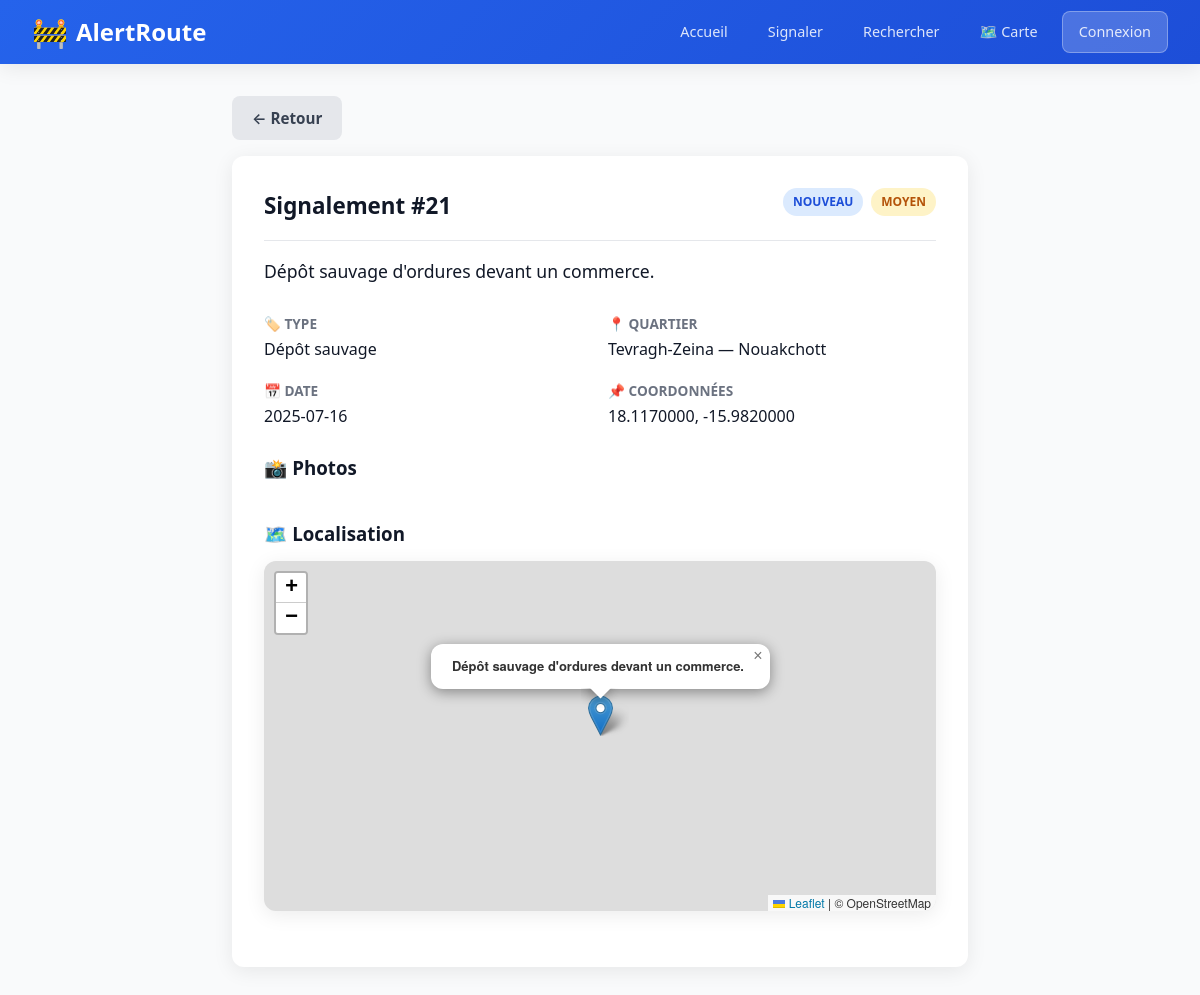
The app's page /report_details.php?id=21 with its own data.
### tables this page shows
CREATE TABLE signalement (
  id                INT UNSIGNED AUTO_INCREMENT PRIMARY KEY,
  description       TEXT NOT NULL,
  date_signalement  DATE NOT NULL,
  type_probleme_id  INT UNSIGNED,
  photo_id          INT UNSIGNED DEFAULT NULL,
  photo_id2         INT UNSIGNED DEFAULT NULL,
  photo_id3         INT UNSIGNED DEFAULT NULL,
  quartier_id       INT UNSIGNED,
  etat              ENUM('nouveau','en_cours','resolu','rejete') NOT NULL DEFAULT 'nouveau',
  niveau_de_gravite ENUM('faible','moyen','eleve') NOT NULL DEFAULT 'faible',
  latitude          DECIMAL(10,7),
  longitude         DECIMAL(10,7),
  utilisateur_id    INT UNSIGNED DEFAULT NULL,
  image_path        VARCHAR(500) DEFAULT NULL,
  FOREIGN KEY (type_probleme_id) REFERENCES typeprobleme(id) ON DELETE SET NULL,
  FOREIGN KEY (quartier_id)      REFERENCES quartier(id)      ON DELETE SET NULL,
  FOREIGN KEY (photo_id)         REFERENCES photo(id)          ON DELETE SET NULL,
  FOREIGN KEY (photo_id2)        REFERENCES photo(id)          ON DELETE SET NULL,
  FOREIGN KEY (photo_id3)        REFERENCES photo(id)          ON DELETE SET NULL
);

CREATE TABLE typeprobleme (
  id   INT UNSIGNED AUTO_INCREMENT PRIMARY KEY,
  nom  VARCHAR(100) NOT NULL UNIQUE
);

CREATE TABLE quartier (
  id        INT UNSIGNED AUTO_INCREMENT PRIMARY KEY,
  nom       VARCHAR(100) NOT NULL,
  ville_id  INT UNSIGNED NOT NULL,
  latitude  DECIMAL(10,7),
  longitude DECIMAL(10,7),
  FOREIGN KEY (ville_id) REFERENCES ville(id) ON DELETE CASCADE
);

CREATE TABLE ville (
  id   INT UNSIGNED AUTO_INCREMENT PRIMARY KEY,
  nom  VARCHAR(100) NOT NULL UNIQUE
);

### config.php (called while the page is built, shortened)
<?php
function isLoggedIn() {
    return isset($_SESSION['user_id']);
}
function sanitize($str) {
    return htmlspecialchars(trim($str), ENT_QUOTES, 'UTF-8');
}
?>

### report_details.php (the view, shortened to what this page needs)
<?php require_once 'config.php';
$id = intval($_GET['id'] ?? 0);
$stmt = $pdo->prepare("
    SELECT s.*, t.nom AS type_probleme, q.nom AS quartier, v.nom AS ville,
           p.url AS photo_url, p2.url AS photo2_url, p3.url AS photo3_url
    FROM signalement s
    LEFT JOIN typeprobleme t ON t.id = s.type_probleme_id
    LEFT JOIN quartier q ON q.id = s.quartier_id
    LEFT JOIN ville v ON v.id = q.ville_id
    LEFT JOIN photo p ON p.id = s.photo_id
    LEFT JOIN photo p2 ON p2.id = s.photo_id2
    LEFT JOIN photo p3 ON p3.id = s.photo_id3
    WHERE s.id = ?
");
$stmt->execute([$id]);
$s = $stmt->fetch();
?>
<!DOCTYPE html>
<html lang="fr">
<head>
    <link rel="stylesheet" href="css/style.css">
    <link rel="stylesheet" href="https://unpkg.com/leaflet@1.9.4/dist/leaflet.css">
</head>
<body>
<div class="navbar">
    <a href="index.php" class="logo"><span>🚧</span> AlertRoute</a>
    <nav>
        <a href="index.php">Accueil</a>
        <a href="formulaire.php">Signaler</a>
        <a href="search.php">Rechercher</a>
        <a href="alertlocal.php">🗺️ Carte</a>
        <?php if (isLoggedIn()): ?>
            <a href="logout.php" class="btn-nav">Déconnexion</a>
        <?php else: ?>
            <a href="login.php" class="btn-nav">Connexion</a>
        <?php endif; ?>
    </nav>
</div>
<div class="container" style="max-width:800px;">
    <a href="javascript:history.back()" class="btn btn-secondary" style="margin-bottom:1rem;">← Retour</a>
    <div class="card">
        <div style="display:flex;justify-content:space-between;align-items:start;flex-wrap:wrap;gap:1rem;">
            <h2 style="margin:0;">Signalement #<?= $s['id'] ?></h2>
            <div style="display:flex;gap:8px;">
                <span class="badge badge-<?= $s['etat'] ?>"><?= $s['etat'] ?></span>
                <span class="badge badge-<?= $s['niveau_de_gravite'] ?>"><?= $s['niveau_de_gravite'] ?></span>
            </div>
        </div>
        <hr style="margin:1rem 0;border:none;border-top:1px solid var(--gray-200);">
        <p style="font-size:1.1rem;line-height:1.7;margin-bottom:1.5rem;">
            <?= sanitize($s['description']) ?>
        </p>
        <div style="display:grid;grid-template-columns:1fr 1fr;gap:1rem;margin-bottom:1.5rem;">
            <div>
                <strong style="color:var(--gray-500);font-size:0.85rem;">🏷️ TYPE</strong><br>
                <?= sanitize($s['type_probleme'] ?? 'Non précisé') ?>
            </div>
            <div>
                <strong style="color:var(--gray-500);font-size:0.85rem;">📍 QUARTIER</strong><br>
                <?= sanitize($s['quartier'] ?? 'Non précisé') ?>
                <?php if ($s['ville']): ?> — <?= sanitize($s['ville']) ?><?php endif; ?>
            </div>
            <div>
                <strong style="color:var(--gray-500);font-size:0.85rem;">📅 DATE</strong><br>
                <?= $s['date_signalement'] ?>
            </div>
            <div>
                <strong style="color:var(--gray-500);font-size:0.85rem;">📌 COORDONNÉES</strong><br>
                <?= $s['latitude'] ?>, <?= $s['longitude'] ?>
            </div>
        </div>
        <?php
        $photos = array_filter([$s['photo_url'], $s['photo2_url'], $s['photo3_url']]);
        if ($photos):
        ?>
        <h3 style="margin-bottom:0.75rem;">📸 Photos</h3>
        <?php endif; ?>
        <?php if ($s['latitude'] && $s['longitude']): ?>
        <h3 style="margin-bottom:0.75rem;">🗺️ Localisation</h3>
        <div id="map" style="height:350px;"></div>
        <?php endif; ?>
    </div>
</div>
</body>
</html>

### css/style.css (style rules this page uses)
* { margin: 0; padding: 0; box-sizing: border-box; }
:root { --primary: #2563eb; --primary-dark: #1d4ed8; --danger: #dc2626; --warning: #f59e0b; --success: #16a34a; --gray-50: #f9fafb; --gray-100: #f3f4f6; --gray-200: #e5e7eb; --gray-300: #d1d5db; --gray-500: #6b7280; --gray-700: #374151; --gray-900: #111827; --radius: 12px; --shadow: 0 4px 20px rgba(0,0,0,0.08); --shadow-lg: 0 10px 40px rgba(0,0,0,0.12); }
body { font-family: 'Segoe UI', system-ui, -apple-system, sans-serif; background: var(--gray-50); color: var(--gray-900); line-height: 1.6; }
.navbar { background: linear-gradient(135deg, var(--primary), var(--primary-dark)); padding: 0 2rem; display: flex; justify-content: space-between; align-items: center; height: 64px; box-shadow: var(--shadow); position: sticky; top: 0; z-index: 1000; }
.navbar .logo { color: white; font-size: 1.5rem; font-weight: 800; text-decoration: none; display: flex; align-items: center; gap: 8px; }
.navbar .logo span { font-size: 1.8rem; }
.navbar nav { display: flex; gap: 0.5rem; align-items: center; }
.navbar nav a { color: rgba(255,255,255,0.85); text-decoration: none; padding: 8px 16px; border-radius: 8px; font-size: 0.9rem; font-weight: 500; transition: all 0.2s; }
.navbar nav a.btn-nav { background: rgba(255,255,255,0.2); border: 1px solid rgba(255,255,255,0.3); }
.container { max-width: 1200px; margin: 0 auto; padding: 2rem; }
.card { background: white; border-radius: var(--radius); box-shadow: var(--shadow); padding: 2rem; margin-bottom: 1.5rem; }
.card h2 { margin-bottom: 1.5rem; color: var(--gray-900); font-size: 1.4rem; }
.btn { display: inline-flex; align-items: center; gap: 8px; padding: 10px 20px; border: none; border-radius: 8px; font-size: 0.95rem; font-weight: 600; cursor: pointer; text-decoration: none; transition: all 0.2s; font-family: inherit; }
.btn-secondary { background: var(--gray-200); color: var(--gray-700); }
.badge { display: inline-block; padding: 4px 10px; border-radius: 20px; font-size: 0.75rem; font-weight: 700; text-transform: uppercase; }
.badge-nouveau { background: #dbeafe; color: #1d4ed8; }
.badge-moyen { background: #fef3c7; color: #b45309; }
#map { height: 500px; border-radius: var(--radius); box-shadow: var(--shadow); margin-bottom: 1.5rem; }

### records on screen
signalement: id "21", etat "NOUVEAU", niveau_de_gravite "MOYEN", description "Dépôt sauvage d'ordures devant un commerce.", type_probleme.nom "Dépôt sauvage", quartier.nom "Tevragh-Zeina", ville.nom "Nouakchott", date_signalement "2025-07-16", latitude "18.1170000", longitude "-15.9820000"
